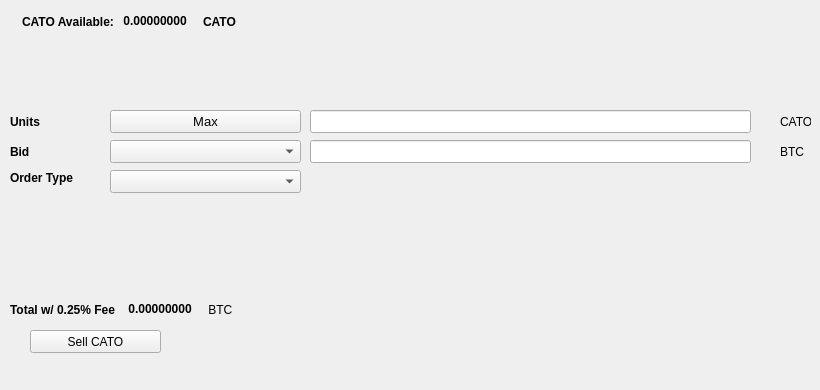
   <widget class="QWidget" name="SellTab">
    <attribute name="title">
     <string>Sell</string>
    </attribute>
    <widget class="QLabel" name="label_16">
     <property name="geometry">
      <rect>
       <x>780</x>
       <y>140</y>
       <width>31</width>
       <height>23</height>
      </rect>
     </property>
     <property name="text">
      <string>BTC</string>
     </property>
    </widget>
    <widget class="QComboBox" name="SellBidcomboBox">
     <property name="geometry">
      <rect>
       <x>110</x>
       <y>140</y>
       <width>191</width>
       <height>23</height>
      </rect>
     </property>
     <property name="font">
      <font>
       <pointsize>10</pointsize>
      </font>
     </property>
    </widget>
    <widget class="QLabel" name="label_18">
     <property name="geometry">
      <rect>
       <x>10</x>
       <y>110</y>
       <width>46</width>
       <height>23</height>
      </rect>
     </property>
     <property name="font">
      <font>
       <weight>75</weight>
       <bold>true</bold>
      </font>
     </property>
     <property name="text">
      <string>Units</string>
     </property>
    </widget>
    <widget class="QPushButton" name="Sell_Max_Amount">
     <property name="geometry">
      <rect>
       <x>110</x>
       <y>110</y>
       <width>191</width>
       <height>23</height>
      </rect>
     </property>
     <property name="font">
      <font>
       <pointsize>10</pointsize>
      </font>
     </property>
     <property name="text">
      <string>Max</string>
     </property>
    </widget>
    <widget class="QLabel" name="label_20">
     <property name="geometry">
      <rect>
       <x>10</x>
       <y>170</y>
       <width>91</width>
       <height>16</height>
      </rect>
     </property>
     <property name="font">
      <font>
       <weight>75</weight>
       <bold>true</bold>
      </font>
     </property>
     <property name="text">
      <string>Order Type</string>
     </property>
    </widget>
    <widget class="QComboBox" name="SellOrdertypeCombo">
     <property name="geometry">
      <rect>
       <x>110</x>
       <y>170</y>
       <width>191</width>
       <height>23</height>
      </rect>
     </property>
     <property name="font">
      <font>
       <pointsize>10</pointsize>
      </font>
     </property>
    </widget>
    <widget class="QLabel" name="label_21">
     <property name="geometry">
      <rect>
       <x>10</x>
       <y>140</y>
       <width>46</width>
       <height>23</height>
      </rect>
     </property>
     <property name="font">
      <font>
       <weight>75</weight>
       <bold>true</bold>
      </font>
     </property>
     <property name="text">
      <string>Bid</string>
     </property>
    </widget>
    <widget class="QLabel" name="label_22">
     <property name="geometry">
      <rect>
       <x>780</x>
       <y>110</y>
       <width>31</width>
       <height>23</height>
      </rect>
     </property>
     <property name="text">
      <string>CATO</string>
     </property>
    </widget>
    <widget class="QLineEdit" name="UnitsInputCATO">
     <property name="geometry">
      <rect>
       <x>310</x>
       <y>110</y>
       <width>441</width>
       <height>23</height>
      </rect>
     </property>
     <property name="font">
      <font>
       <pointsize>9</pointsize>
       <weight>75</weight>
       <bold>true</bold>
      </font>
     </property>
    </widget>
    <widget class="QLineEdit" name="SellBidPriceEdit">
     <property name="geometry">
      <rect>
       <x>310</x>
       <y>140</y>
       <width>441</width>
       <height>23</height>
      </rect>
     </property>
     <property name="font">
      <font>
       <pointsize>9</pointsize>
       <weight>75</weight>
       <bold>true</bold>
      </font>
     </property>
    </widget>
    <widget class="QPushButton" name="SellCATOBTN">
     <property name="geometry">
      <rect>
       <x>30</x>
       <y>330</y>
       <width>131</width>
       <height>23</height>
      </rect>
     </property>
     <property name="text">
      <string>Sell CATO</string>
     </property>
     <property name="icon">
      <iconset resource="../catocoin">
       <normaloff>:/icons/bitcoin</normaloff>:/icons/bitcoin</iconset>
     </property>
    </widget>
    <widget class="QWidget" name="layoutWidget3">
     <property name="geometry">
      <rect>
       <x>22</x>
       <y>12</y>
       <width>258</width>
       <height>19</height>
      </rect>
     </property>
     <layout class="QHBoxLayout" name="horizontalLayout">
      <item>
       <widget class="QLabel" name="label232_2">
        <property name="font">
         <font>
          <weight>75</weight>
          <bold>true</bold>
         </font>
        </property>
        <property name="text">
         <string>CATO Available:</string>
        </property>
       </widget>
      </item>
      <item>
       <widget class="QLabel" name="CATOAvailableLabel">
        <property name="palette">
         <palette>
          <active>
           <colorrole role="WindowText">
            <brush brushstyle="SolidPattern">
             <color alpha="255">
              <red>0</red>
              <green>0</green>
              <blue>0</blue>
             </color>
            </brush>
           </colorrole>
           <colorrole role="Button">
            <brush brushstyle="SolidPattern">
             <color alpha="255">
              <red>0</red>
              <green>170</green>
              <blue>0</blue>
             </color>
            </brush>
           </colorrole>
           <colorrole role="Light">
            <brush brushstyle="SolidPattern">
             <color alpha="255">
              <red>0</red>
              <green>255</green>
              <blue>0</blue>
             </color>
            </brush>
           </colorrole>
           <colorrole role="Midlight">
            <brush brushstyle="SolidPattern">
             <color alpha="255">
              <red>0</red>
              <green>212</green>
              <blue>0</blue>
             </color>
            </brush>
           </colorrole>
           <colorrole role="Dark">
            <brush brushstyle="SolidPattern">
             <color alpha="255">
              <red>0</red>
              <green>85</green>
              <blue>0</blue>
             </color>
            </brush>
           </colorrole>
           <colorrole role="Mid">
            <brush brushstyle="SolidPattern">
             <color alpha="255">
              <red>0</red>
              <green>113</green>
              <blue>0</blue>
             </color>
            </brush>
           </colorrole>
           <colorrole role="Text">
            <brush brushstyle="SolidPattern">
             <color alpha="255">
              <red>0</red>
              <green>170</green>
              <blue>0</blue>
             </color>
            </brush>
           </colorrole>
           <colorrole role="BrightText">
            <brush brushstyle="SolidPattern">
             <color alpha="255">
              <red>255</red>
              <green>255</green>
              <blue>255</blue>
             </color>
            </brush>
           </colorrole>
           <colorrole role="ButtonText">
            <brush brushstyle="SolidPattern">
             <color alpha="255">
              <red>0</red>
              <green>0</green>
              <blue>0</blue>
             </color>
            </brush>
           </colorrole>
           <colorrole role="Base">
            <brush brushstyle="SolidPattern">
             <color alpha="255">
              <red>255</red>
              <green>255</green>
              <blue>255</blue>
             </color>
            </brush>
           </colorrole>
           <colorrole role="Window">
            <brush brushstyle="SolidPattern">
             <color alpha="255">
              <red>0</red>
              <green>170</green>
              <blue>0</blue>
             </color>
            </brush>
           </colorrole>
           <colorrole role="Shadow">
            <brush brushstyle="SolidPattern">
             <color alpha="255">
              <red>0</red>
              <green>0</green>
              <blue>0</blue>
             </color>
            </brush>
           </colorrole>
           <colorrole role="AlternateBase">
            <brush brushstyle="SolidPattern">
             <color alpha="255">
              <red>127</red>
              <green>212</green>
              <blue>127</blue>
             </color>
            </brush>
           </colorrole>
           <colorrole role="ToolTipBase">
            <brush brushstyle="SolidPattern">
             <color alpha="255">
              <red>255</red>
              <green>255</green>
              <blue>220</blue>
             </color>
            </brush>
           </colorrole>
           <colorrole role="ToolTipText">
            <brush brushstyle="SolidPattern">
             <color alpha="255">
              <red>0</red>
              <green>0</green>
              <blue>0</blue>
             </color>
            </brush>
           </colorrole>
          </active>
          <inactive>
           <colorrole role="WindowText">
            <brush brushstyle="SolidPattern">
             <color alpha="255">
              <red>0</red>
              <green>0</green>
              <blue>0</blue>
             </color>
            </brush>
           </colorrole>
           <colorrole role="Button">
            <brush brushstyle="SolidPattern">
             <color alpha="255">
              <red>0</red>
              <green>170</green>
              <blue>0</blue>
             </color>
            </brush>
           </colorrole>
           <colorrole role="Light">
            <brush brushstyle="SolidPattern">
             <color alpha="255">
              <red>0</red>
              <green>255</green>
              <blue>0</blue>
             </color>
            </brush>
           </colorrole>
           <colorrole role="Midlight">
            <brush brushstyle="SolidPattern">
             <color alpha="255">
              <red>0</red>
              <green>212</green>
              <blue>0</blue>
             </color>
            </brush>
           </colorrole>
           <colorrole role="Dark">
            <brush brushstyle="SolidPattern">
             <color alpha="255">
              <red>0</red>
              <green>85</green>
              <blue>0</blue>
             </color>
            </brush>
           </colorrole>
           <colorrole role="Mid">
            <brush brushstyle="SolidPattern">
             <color alpha="255">
              <red>0</red>
              <green>113</green>
              <blue>0</blue>
             </color>
            </brush>
           </colorrole>
           <colorrole role="Text">
            <brush brushstyle="SolidPattern">
             <color alpha="255">
              <red>0</red>
              <green>170</green>
              <blue>0</blue>
             </color>
            </brush>
           </colorrole>
           <colorrole role="BrightText">
            <brush brushstyle="SolidPattern">
             <color alpha="255">
              <red>255</red>
              <green>255</green>
              <blue>255</blue>
             </color>
            </brush>
           </colorrole>
           <colorrole role="ButtonText">
            <brush brushstyle="SolidPattern">
             <color alpha="255">
              <red>0</red>
              <green>0</green>
              <blue>0</blue>
             </color>
            </brush>
           </colorrole>
           <colorrole role="Base">
            <brush brushstyle="SolidPattern">
             <color alpha="255">
              <red>255</red>
              <green>255</green>
              <blue>255</blue>
             </color>
            </brush>
           </colorrole>
           <colorrole role="Window">
            <brush brushstyle="SolidPattern">
             <color alpha="255">
              <red>0</red>
              <green>170</green>
              <blue>0</blue>
             </color>
            </brush>
           </colorrole>
           <colorrole role="Shadow">
            <brush brushstyle="SolidPattern">
             <color alpha="255">
              <red>0</red>
              <green>0</green>
              <blue>0</blue>
             </color>
            </brush>
           </colorrole>
           <colorrole role="AlternateBase">
            <brush brushstyle="SolidPattern">
             <color alpha="255">
              <red>127</red>
              <green>212</green>
              <blue>127</blue>
             </color>
            </brush>
           </colorrole>
           <colorrole role="ToolTipBase">
            <brush brushstyle="SolidPattern">
             <color alpha="255">
              <red>255</red>
              <green>255</green>
              <blue>220</blue>
             </color>
            </brush>
           </colorrole>
           <colorrole role="ToolTipText">
            <brush brushstyle="SolidPattern">
             <color alpha="255">
              <red>0</red>
              <green>0</green>
              <blue>0</blue>
             </color>
            </brush>
           </colorrole>
          </inactive>
          <disabled>
           <colorrole role="WindowText">
            <brush brushstyle="SolidPattern">
             <color alpha="255">
              <red>0</red>
              <green>85</green>
              <blue>0</blue>
             </color>
            </brush>
           </colorrole>
           <colorrole role="Button">
            <brush brushstyle="SolidPattern">
             <color alpha="255">
              <red>0</red>
              <green>170</green>
              <blue>0</blue>
             </color>
            </brush>
           </colorrole>
           <colorrole role="Light">
            <brush brushstyle="SolidPattern">
             <color alpha="255">
              <red>0</red>
              <green>255</green>
              <blue>0</blue>
             </color>
            </brush>
           </colorrole>
           <colorrole role="Midlight">
            <brush brushstyle="SolidPattern">
             <color alpha="255">
              <red>0</red>
              <green>212</green>
              <blue>0</blue>
             </color>
            </brush>
           </colorrole>
           <colorrole role="Dark">
            <brush brushstyle="SolidPattern">
             <color alpha="255">
              <red>0</red>
              <green>85</green>
              <blue>0</blue>
             </color>
            </brush>
           </colorrole>
           <colorrole role="Mid">
            <brush brushstyle="SolidPattern">
             <color alpha="255">
              <red>0</red>
              <green>113</green>
              <blue>0</blue>
             </color>
            </brush>
           </colorrole>
           <colorrole role="Text">
            <brush brushstyle="SolidPattern">
             <color alpha="255">
              <red>0</red>
              <green>85</green>
              <blue>0</blue>
             </color>
            </brush>
           </colorrole>
           <colorrole role="BrightText">
            <brush brushstyle="SolidPattern">
             <color alpha="255">
              <red>255</red>
              <green>255</green>
              <blue>255</blue>
             </color>
            </brush>
           </colorrole>
           <colorrole role="ButtonText">
            <brush brushstyle="SolidPattern">
             <color alpha="255">
              <red>0</red>
              <green>85</green>
              <blue>0</blue>
             </color>
            </brush>
           </colorrole>
           <colorrole role="Base">
            <brush brushstyle="SolidPattern">
             <color alpha="255">
              <red>0</red>
              <green>170</green>
              <blue>0</blue>
             </color>
            </brush>
           </colorrole>
           <colorrole role="Window">
            <brush brushstyle="SolidPattern">
             <color alpha="255">
              <red>0</red>
              <green>170</green>
              <blue>0</blue>
             </color>
            </brush>
           </colorrole>
           <colorrole role="Shadow">
            <brush brushstyle="SolidPattern">
             <color alpha="255">
              <red>0</red>
              <green>0</green>
              <blue>0</blue>
             </color>
            </brush>
           </colorrole>
           <colorrole role="AlternateBase">
            <brush brushstyle="SolidPattern">
             <color alpha="255">
              <red>0</red>
              <green>170</green>
              <blue>0</blue>
             </color>
            </brush>
           </colorrole>
           <colorrole role="ToolTipBase">
            <brush brushstyle="SolidPattern">
             <color alpha="255">
              <red>255</red>
              <green>255</green>
              <blue>220</blue>
             </color>
            </brush>
           </colorrole>
           <colorrole role="ToolTipText">
            <brush brushstyle="SolidPattern">
             <color alpha="255">
              <red>0</red>
              <green>0</green>
              <blue>0</blue>
             </color>
            </brush>
           </colorrole>
          </disabled>
         </palette>
        </property>
        <property name="font">
         <font>
          <weight>75</weight>
          <bold>true</bold>
         </font>
        </property>
        <property name="text">
         <string> 0.00000000 </string>
        </property>
        <property name="textInteractionFlags">
         <set>Qt::LinksAccessibleByMouse|Qt::TextSelectableByKeyboard|Qt::TextSelectableByMouse</set>
        </property>
       </widget>
      </item>
      <item>
       <widget class="QLabel" name="labelCATO">
        <property name="font">
         <font>
          <weight>75</weight>
          <bold>true</bold>
         </font>
        </property>
        <property name="text">
         <string>CATO</string>
        </property>
       </widget>
      </item>
     </layout>
    </widget>
    <widget class="QWidget" name="layoutWidget">
     <property name="geometry">
      <rect>
       <x>10</x>
       <y>300</y>
       <width>268</width>
       <height>19</height>
      </rect>
     </property>
     <layout class="QHBoxLayout" name="horizontalLayout_2">
      <item>
       <widget class="QLabel" name="label_19">
        <property name="font">
         <font>
          <weight>75</weight>
          <bold>true</bold>
         </font>
        </property>
        <property name="text">
         <string>Total w/ 0.25% Fee </string>
        </property>
       </widget>
      </item>
      <item>
       <widget class="QLabel" name="SellCostLabel">
        <property name="palette">
         <palette>
          <active>
           <colorrole role="WindowText">
            <brush brushstyle="SolidPattern">
             <color alpha="255">
              <red>0</red>
              <green>0</green>
              <blue>0</blue>
             </color>
            </brush>
           </colorrole>
           <colorrole role="Button">
            <brush brushstyle="SolidPattern">
             <color alpha="255">
              <red>0</red>
              <green>170</green>
              <blue>0</blue>
             </color>
            </brush>
           </colorrole>
           <colorrole role="Light">
            <brush brushstyle="SolidPattern">
             <color alpha="255">
              <red>0</red>
              <green>255</green>
              <blue>0</blue>
             </color>
            </brush>
           </colorrole>
           <colorrole role="Midlight">
            <brush brushstyle="SolidPattern">
             <color alpha="255">
              <red>0</red>
              <green>212</green>
              <blue>0</blue>
             </color>
            </brush>
           </colorrole>
           <colorrole role="Dark">
            <brush brushstyle="SolidPattern">
             <color alpha="255">
              <red>0</red>
              <green>85</green>
              <blue>0</blue>
             </color>
            </brush>
           </colorrole>
           <colorrole role="Mid">
            <brush brushstyle="SolidPattern">
             <color alpha="255">
              <red>0</red>
              <green>113</green>
              <blue>0</blue>
             </color>
            </brush>
           </colorrole>
           <colorrole role="Text">
            <brush brushstyle="SolidPattern">
             <color alpha="255">
              <red>0</red>
              <green>170</green>
              <blue>0</blue>
             </color>
            </brush>
           </colorrole>
           <colorrole role="BrightText">
            <brush brushstyle="SolidPattern">
             <color alpha="255">
              <red>255</red>
              <green>255</green>
              <blue>255</blue>
             </color>
            </brush>
           </colorrole>
           <colorrole role="ButtonText">
            <brush brushstyle="SolidPattern">
             <color alpha="255">
              <red>0</red>
              <green>0</green>
              <blue>0</blue>
             </color>
            </brush>
           </colorrole>
           <colorrole role="Base">
            <brush brushstyle="SolidPattern">
             <color alpha="255">
              <red>255</red>
              <green>255</green>
              <blue>255</blue>
             </color>
            </brush>
           </colorrole>
           <colorrole role="Window">
            <brush brushstyle="SolidPattern">
             <color alpha="255">
              <red>0</red>
              <green>170</green>
              <blue>0</blue>
             </color>
            </brush>
           </colorrole>
           <colorrole role="Shadow">
            <brush brushstyle="SolidPattern">
             <color alpha="255">
              <red>0</red>
              <green>0</green>
              <blue>0</blue>
             </color>
            </brush>
           </colorrole>
           <colorrole role="AlternateBase">
            <brush brushstyle="SolidPattern">
             <color alpha="255">
              <red>127</red>
              <green>212</green>
              <blue>127</blue>
             </color>
            </brush>
           </colorrole>
           <colorrole role="ToolTipBase">
            <brush brushstyle="SolidPattern">
             <color alpha="255">
              <red>255</red>
              <green>255</green>
              <blue>220</blue>
             </color>
            </brush>
           </colorrole>
           <colorrole role="ToolTipText">
            <brush brushstyle="SolidPattern">
             <color alpha="255">
              <red>0</red>
              <green>0</green>
              <blue>0</blue>
             </color>
            </brush>
           </colorrole>
          </active>
          <inactive>
           <colorrole role="WindowText">
            <brush brushstyle="SolidPattern">
             <color alpha="255">
              <red>0</red>
              <green>0</green>
              <blue>0</blue>
             </color>
            </brush>
           </colorrole>
           <colorrole role="Button">
            <brush brushstyle="SolidPattern">
             <color alpha="255">
              <red>0</red>
              <green>170</green>
              <blue>0</blue>
             </color>
            </brush>
           </colorrole>
           <colorrole role="Light">
            <brush brushstyle="SolidPattern">
             <color alpha="255">
              <red>0</red>
              <green>255</green>
              <blue>0</blue>
             </color>
            </brush>
           </colorrole>
           <colorrole role="Midlight">
            <brush brushstyle="SolidPattern">
             <color alpha="255">
              <red>0</red>
              <green>212</green>
              <blue>0</blue>
             </color>
            </brush>
           </colorrole>
           <colorrole role="Dark">
            <brush brushstyle="SolidPattern">
             <color alpha="255">
              <red>0</red>
              <green>85</green>
              <blue>0</blue>
             </color>
            </brush>
           </colorrole>
           <colorrole role="Mid">
            <brush brushstyle="SolidPattern">
             <color alpha="255">
              <red>0</red>
              <green>113</green>
              <blue>0</blue>
             </color>
            </brush>
           </colorrole>
           <colorrole role="Text">
            <brush brushstyle="SolidPattern">
             <color alpha="255">
              <red>0</red>
              <green>170</green>
              <blue>0</blue>
             </color>
            </brush>
           </colorrole>
           <colorrole role="BrightText">
            <brush brushstyle="SolidPattern">
             <color alpha="255">
              <red>255</red>
              <green>255</green>
              <blue>255</blue>
             </color>
            </brush>
           </colorrole>
           <colorrole role="ButtonText">
            <brush brushstyle="SolidPattern">
             <color alpha="255">
              <red>0</red>
              <green>0</green>
              <blue>0</blue>
             </color>
            </brush>
           </colorrole>
           <colorrole role="Base">
            <brush brushstyle="SolidPattern">
             <color alpha="255">
              <red>255</red>
              <green>255</green>
              <blue>255</blue>
             </color>
            </brush>
           </colorrole>
           <colorrole role="Window">
            <brush brushstyle="SolidPattern">
             <color alpha="255">
              <red>0</red>
              <green>170</green>
              <blue>0</blue>
             </color>
            </brush>
           </colorrole>
           <colorrole role="Shadow">
            <brush brushstyle="SolidPattern">
             <color alpha="255">
              <red>0</red>
              <green>0</green>
              <blue>0</blue>
             </color>
            </brush>
           </colorrole>
           <colorrole role="AlternateBase">
            <brush brushstyle="SolidPattern">
             <color alpha="255">
              <red>127</red>
              <green>212</green>
              <blue>127</blue>
             </color>
            </brush>
           </colorrole>
           <colorrole role="ToolTipBase">
            <brush brushstyle="SolidPattern">
             <color alpha="255">
              <red>255</red>
              <green>255</green>
              <blue>220</blue>
             </color>
            </brush>
           </colorrole>
           <colorrole role="ToolTipText">
            <brush brushstyle="SolidPattern">
             <color alpha="255">
              <red>0</red>
              <green>0</green>
              <blue>0</blue>
             </color>
            </brush>
           </colorrole>
          </inactive>
          <disabled>
           <colorrole role="WindowText">
            <brush brushstyle="SolidPattern">
             <color alpha="255">
              <red>0</red>
              <green>85</green>
              <blue>0</blue>
             </color>
            </brush>
           </colorrole>
           <colorrole role="Button">
            <brush brushstyle="SolidPattern">
             <color alpha="255">
              <red>0</red>
              <green>170</green>
              <blue>0</blue>
             </color>
            </brush>
           </colorrole>
           <colorrole role="Light">
            <brush brushstyle="SolidPattern">
             <color alpha="255">
              <red>0</red>
              <green>255</green>
              <blue>0</blue>
             </color>
            </brush>
           </colorrole>
           <colorrole role="Midlight">
            <brush brushstyle="SolidPattern">
             <color alpha="255">
              <red>0</red>
              <green>212</green>
              <blue>0</blue>
             </color>
            </brush>
           </colorrole>
           <colorrole role="Dark">
            <brush brushstyle="SolidPattern">
             <color alpha="255">
              <red>0</red>
              <green>85</green>
              <blue>0</blue>
             </color>
            </brush>
           </colorrole>
           <colorrole role="Mid">
            <brush brushstyle="SolidPattern">
             <color alpha="255">
              <red>0</red>
              <green>113</green>
              <blue>0</blue>
             </color>
            </brush>
           </colorrole>
           <colorrole role="Text">
            <brush brushstyle="SolidPattern">
             <color alpha="255">
              <red>0</red>
              <green>85</green>
              <blue>0</blue>
             </color>
            </brush>
           </colorrole>
           <colorrole role="BrightText">
            <brush brushstyle="SolidPattern">
             <color alpha="255">
              <red>255</red>
              <green>255</green>
              <blue>255</blue>
             </color>
            </brush>
           </colorrole>
           <colorrole role="ButtonText">
            <brush brushstyle="SolidPattern">
             <color alpha="255">
              <red>0</red>
              <green>85</green>
              <blue>0</blue>
             </color>
            </brush>
           </colorrole>
           <colorrole role="Base">
            <brush brushstyle="SolidPattern">
             <color alpha="255">
              <red>0</red>
              <green>170</green>
              <blue>0</blue>
             </color>
            </brush>
           </colorrole>
           <colorrole role="Window">
            <brush brushstyle="SolidPattern">
             <color alpha="255">
              <red>0</red>
              <green>170</green>
              <blue>0</blue>
             </color>
            </brush>
           </colorrole>
           <colorrole role="Shadow">
            <brush brushstyle="SolidPattern">
             <color alpha="255">
              <red>0</red>
              <green>0</green>
              <blue>0</blue>
             </color>
            </brush>
           </colorrole>
           <colorrole role="AlternateBase">
            <brush brushstyle="SolidPattern">
             <color alpha="255">
              <red>0</red>
              <green>170</green>
              <blue>0</blue>
             </color>
            </brush>
           </colorrole>
           <colorrole role="ToolTipBase">
            <brush brushstyle="SolidPattern">
             <color alpha="255">
              <red>255</red>
              <green>255</green>
              <blue>220</blue>
             </color>
            </brush>
           </colorrole>
           <colorrole role="ToolTipText">
            <brush brushstyle="SolidPattern">
             <color alpha="255">
              <red>0</red>
              <green>0</green>
              <blue>0</blue>
             </color>
            </brush>
           </colorrole>
          </disabled>
         </palette>
        </property>
        <property name="font">
         <font>
          <weight>75</weight>
          <bold>true</bold>
         </font>
        </property>
        <property name="autoFillBackground">
         <bool>false</bool>
        </property>
        <property name="text">
         <string> 0.00000000</string>
        </property>
        <property name="textInteractionFlags">
         <set>Qt::LinksAccessibleByMouse|Qt::TextSelectableByMouse</set>
        </property>
       </widget>
      </item>
      <item>
       <widget class="QLabel" name="label_17">
        <property name="font">
         <font>
          <weight>50</weight>
          <bold>false</bold>
         </font>
        </property>
        <property name="text">
         <string> BTC</string>
        </property>
       </widget>
      </item>
     </layout>
    </widget>
    <widget class="QLabel" name="label_23">
     <property name="geometry">
      <rect>
       <x>460</x>
       <y>300</y>
       <width>281</width>
       <height>81</height>
      </rect>
     </property>
     <property name="text">
      <string/>
     </property>
     <property name="pixmap">
      <pixmap>:/images/bittrex</pixmap>
     </property>
    </widget>
   </widget>
